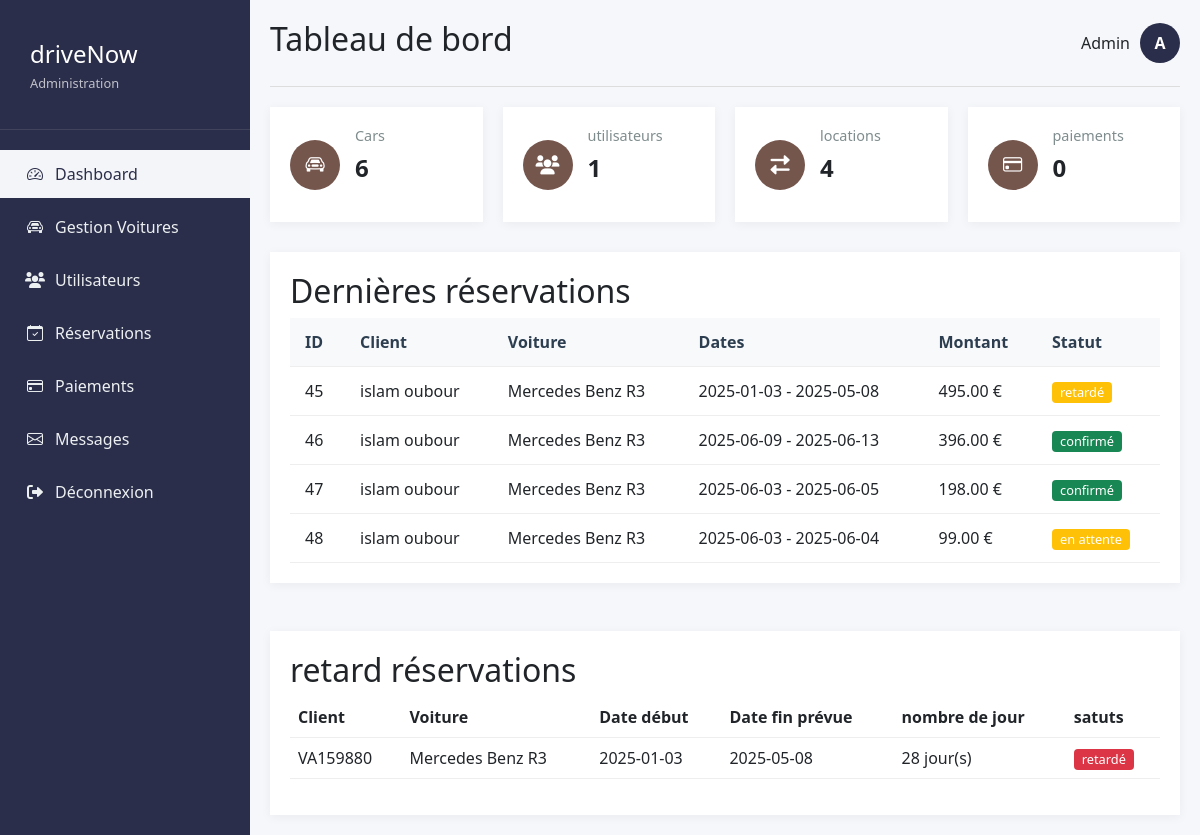
Screenshot of /index1.php with the database file from the repository.
### tables this page shows
CREATE TABLE `location` (
  `id_location` int(11) NOT NULL,
  `montant_total` decimal(10,2) DEFAULT NULL,
  `date_debut` date DEFAULT NULL,
  `date_fin` date DEFAULT NULL,
  `status` varchar(20) DEFAULT NULL,
  `numContrat` int(11) DEFAULT NULL,
  `Matricule` varchar(20) DEFAULT NULL,
  `cinutilisateur` varchar(20) DEFAULT NULL,
  `lieu_prise` varchar(50) DEFAULT NULL,
  `lieu_retour` varchar(50) DEFAULT NULL,
  `date_retour_reel` datetime DEFAULT NULL
);

CREATE TABLE `utilisateur` (
  `cinutilisateur` varchar(20) NOT NULL,
  `nomutilisateur` varchar(50) DEFAULT NULL,
  `prenomutilisateur` varchar(50) DEFAULT NULL,
  `adresseutilisateur` varchar(100) DEFAULT NULL,
  `villeutilisateur` varchar(50) DEFAULT NULL,
  `telutilisateur` varchar(20) DEFAULT NULL,
  `typeutilisateur` varchar(20) DEFAULT NULL,
  `loginutilisateur` varchar(50) DEFAULT NULL,
  `passwordutilisateur` varchar(50) DEFAULT NULL,
  `Roletilutilisateur` tinyint(20) DEFAULT NULL
);

CREATE TABLE `voiture` (
  `Matricule` varchar(20) NOT NULL,
  `couleur` varchar(30) DEFAULT NULL,
  `photo` varchar(255) DEFAULT NULL,
  `prix` decimal(10,2) DEFAULT NULL,
  `modele` varchar(50) DEFAULT NULL,
  `marque` varchar(50) DEFAULT NULL,
  `disponible` tinyint(1) DEFAULT NULL,
  `annee` int(11) DEFAULT NULL,
  `transmission` varchar(50) DEFAULT NULL,
  `kilometrage` varchar(20) DEFAULT NULL
);

### index1.php (the view, shortened to what this page needs)
<?php
require('connection_database.php');
$stats = [
    'voitures' => $connexion->query("SELECT COUNT(*) FROM voiture")->fetch_row()[0],
    'locations' => $connexion->query("SELECT COUNT(*) FROM location")->fetch_row()[0],
    'clients' => $connexion->query("SELECT COUNT(*) FROM utilisateur WHERE Roletilutilisateur=0")->fetch_row()[0],
    'paiements' => $connexion->query("SELECT COUNT(*) FROM paiement")->fetch_row()[0]
];
?>
<!DOCTYPE html>
<html lang="fr">
<head>
    <link rel="stylesheet" href="https://cdnjs.cloudflare.com/ajax/libs/font-awesome/6.0.0/css/all.min.css">
    <link href="https://cdn.jsdelivr.net/npm/bootstrap@5.3.0/dist/css/bootstrap.min.css" rel="stylesheet">
    <link rel="stylesheet" href="https://cdn.jsdelivr.net/npm/bootstrap-icons@1.10.0/font/bootstrap-icons.css">
</head>
<body>
    <div class="admin-container">
     <aside class="sidebar text-end">
        <div class="logo">
            <h1>driveNow</h1>
            <p>Administration</p>
        </div>
        <nav>
            <ul>
                <li class="active"><a href="index1.php"><i class="bi bi-speedometer2"></i> Dashboard</a></li>
                <li><a href="acceuil.php"><i class="bi bi-car-front"></i> Gestion Voitures</a></li>
                <li><a href="gestion_clients.php"><i class="fas fa-users"></i> Utilisateurs</a></li>
                <li><a href="reservations.php"><i class="bi bi-calendar-check"></i> Réservations</a></li>
                <li><a href="paiements.php"><i class="bi bi-credit-card"></i> Paiements</a></li>
                <li><a href="messages.php"><i class="bi bi-envelope"></i> Messages</a></li>
                <li><a href="deconnexion.php"><i class="fas fa-sign-out-alt"></i> Déconnexion</a></li>
            </ul>
        </nav>
    </aside>
        <main class="main-content">
            <header class="admin-header">
                <h2>Tableau de bord</h2>
                <div class="admin-profile">
                <?php if(isset($_SESSION['nom'])): ?>
                  <span><?=$_SESSION['prenom']." ".$_SESSION['nom']?></span>
                  <div class="avatar"><?= substr($_SESSION['prenom'], 0, 1)?></div>
                <?php else: ?>
                  <span>Admin</span>
                  <div class="avatar">A</div>
                <?php endif; ?>
              </div>
            </header>
            <div class="stats-grid">
                <div class="stat-card">
                    <div class="stat-icon blue">
                       <i class="bi bi-car-front"></i>
                    </div>
                    <div class="stat-info">
                        <h3>Cars</h3>
                        <p class="number"><?= $stats['voitures'] ?></p>
                    </div>
                </div>
                <div class="stat-card">
                    <div class="stat-icon green">
                        <i class="fas fa-users"></i>
                    </div>
                    <div class="stat-info">
                        <h3>utilisateurs</h3>
                        <p class="number"><?= $stats['clients'] ?></p>
                    </div>
                </div>
                <div class="stat-card">
                    <div class="stat-icon orange">
                        <i class="fas fa-exchange-alt"></i>
                    </div>
                    <div class="stat-info">
                        <h3>locations</h3>
                        <p class="number"><?= $stats['locations'] ?></p>
                    </div>
                </div>
                <div class="stat-card">
                    <div class="stat-icon red">
                      <i class="bi bi-credit-card"></i>
                    </div>
                    <div class="stat-info">
                        <h3>paiements</h3>
                        <p class="number"><?= $stats['paiements'] ?></p>
                    </div>
                </div>
            </div>
                <div class="recent-activity">
                    <div class="card-header">
                        <h2>Dernières réservations</h2>
                    </div>
                        <table>
                            <thead>
                                <tr>
                                    <th>ID</th>
                                    <th>Client</th>
                                    <th>Voiture</th>
                                    <th>Dates</th>
                                    <th>Montant</th>
                                    <th>Statut</th>
                                </tr>
                            </thead>
                            <tbody>
                                <?php
                               $sql = "SELECT *
                                        FROM location
                                        JOIN utilisateur ON location.cinutilisateur = utilisateur.cinutilisateur
                                        JOIN voiture ON location.Matricule = voiture.Matricule";
                                $resultat = $connexion->query($sql);
                                if ($resultat && $resultat->num_rows > 0) {
                                    while ($res = $resultat->fetch_assoc()) {
                                        echo "<tr>
                                                <td>{$res['id_location']}</td>
                                                <td>{$res['prenomutilisateur']} {$res['nomutilisateur']}</td>
                                                <td>{$res['marque']} {$res['modele']}</td>
                                                <td>{$res['date_debut']} - {$res['date_fin']}</td>
                                                <td>{$res['montant_total']} €</td>
                                                <td><span class='badge bg-" .
                                                    ($res['status'] == 'confirmé' ? 'success' : 'warning') . "'>
                                                    {$res['status']}
                                                </span></td>
                                            </tr>";
                                    }
                                } else {
                                    echo "<tr><td colspan='6'>Aucune réservation trouvée.</td></tr>";
                                }
                                ?>
                            </tbody>
                        </table>
                    </div>
                    <div class="recent-activity mt-5">
                    <div class="card-header">
                        <h2>retard réservations</h2>
                    </div>
                    <?php
                    $sql = "SELECT *
                            FROM location l
                            JOIN voiture v ON l.Matricule = v.Matricule
                            JOIN utilisateur u ON l.cinutilisateur = u.cinutilisateur
                            WHERE l.status = 'retardé'";
                    $result = $connexion->query($sql);
                    ?>
                    <table class="table">
                        <thead>
                            <tr>
                                <th>Client</th>
                                <th>Voiture</th>
                                <th>Date début</th>
                                <th>Date fin prévue</th>
                                <th>nombre de jour</th>
                                <th>satuts</th>
                            </tr>
                        </thead>
                        <tbody>
                        <?php while ($row = $result->fetch_assoc()): ?>
                            <tr>
                                <td><?= $row['cinutilisateur'] ?></td>
                                <td><?= htmlspecialchars($row['marque']) . ' ' . htmlspecialchars($row['modele']) ?></td>
                                <td><?= $row['date_debut'] ?></td>
                                <td><?= $row['date_fin'] ?></td>
                                <td>
                                <?php
                                    $date_fin = strtotime($row['date_fin']);
                                    $now = time();
                                    if ($now > $date_fin) {
                                        $diff_seconds = $now - $date_fin;
                                        $diff_days = floor($diff_seconds / (60 * 60 * 24));
                                        echo $diff_days . " jour(s)";
                                    } else {
                                        echo "0 jour";
                                    }
                                ?>
                                </td>
                                <td>
                                   <span class='badge bg-danger'>
                                                    <?= $row['status'] ?>
                                   </span>
                                </td>
                            </tr>
                        <?php endwhile; ?>
                        </tbody>
                    </table>
                 </div>
        </main>
    </div>
</body>
</html>

### index1.php (style rules this page uses)
* { margin: 0; padding: 0; box-sizing: border-box; font-family: 'Segoe UI', Tahoma, Geneva, Verdana, sans-serif; }
.admin-container { display: flex; min-height: 100vh; background-color: #f5f7fa; }
.sidebar { width: 250px !important; background-color: #2B2E4A !important; color: white !important; padding: 20px 0 !important; }
.sidebar .logo { text-align: left !important; padding: 20px !important; border-bottom: 1px solid rgba(255, 255, 255, 0.1) !important; }
.sidebar .logo h1 { font-size: 1.5rem !important; margin-bottom: 5px !important; color: white !important; padding-left: 10px !important; }
.sidebar .logo p { font-size: 0.8rem !important; color: rgba(255, 255, 255, 0.7) !important; padding-left: 10px !important; }
.sidebar nav ul { list-style: none !important; margin-top: 20px !important; padding-left: 0 !important; }
.sidebar nav ul li { margin: 5px 0 !important; }
.sidebar nav ul li a { display: flex !important; align-items: center !important; padding: 12px 20px 12px 25px !important; color: #ecf0f1 !important; text-decoration: none !important; transition: all 0.3s !important; background-color: transparent !important; border: none !important; }
.sidebar nav ul li a i { margin-right: 10px !important; width: 20px !important; text-align: center !important; }
.sidebar nav ul li.active a { background-color: #F4F5F8 !important; color: #2B2E4A !important; }
.main-content { flex: 1; padding: 20px; }
.admin-header { display: flex; justify-content: space-between; align-items: center; margin-bottom: 20px; padding-bottom: 20px; border-bottom: 1px solid #ddd; }
.admin-profile { display: flex; align-items: center; }
.admin-profile span { margin-right: 10px; }
.avatar { width: 40px; height: 40px; background-color: #2B2E4A; color: white; border-radius: 50%; display: flex; align-items: center; justify-content: center; font-weight: bold; }
.stats-grid { display: grid; grid-template-columns: repeat(auto-fit, minmax(200px, 1fr)); gap: 20px; margin-bottom: 30px; }
.stat-card { background-color: white; padding: 20px; display: flex; align-items: center; box-shadow: 0 2px 10px rgba(0,0,0,0.05); }
.stat-icon { width: 50px; height: 50px; border-radius: 50%; display: flex; align-items: center; justify-content: center; margin-right: 15px; color: white; font-size: 1.2rem; }
.stat-icon.blue { background-color: #75564d; }
.stat-icon.green { background-color: #75564d; }
.stat-icon.orange { background-color: #75564d; }
.stat-icon.red { background-color : #75564d; }
.stat-info h3 { font-size: 0.9rem; color: #7f8c8d; margin-bottom: 5px; }
.stat-info .number { font-size: 1.5rem; font-weight: bold; }
.recent-activity { background-color: white; padding: 20px; box-shadow: 0 2px 10px rgba(0,0,0,0.05); }
table { width: 100%; border-collapse: collapse; }
table th, table td { padding: 12px 15px; text-align: left; border-bottom: 1px solid #eee; }
table th { background-color: #f8f9fa; font-weight: 600; color: #2c3e50; }
.badge { padding: 4px 8px; border-radius: 4px; font-size: 0.8rem; font-weight: 500; }

### rows the page displays
location: id_location "45", cinutilisateur.prenomutilisateur "islam", cinutilisateur.nomutilisateur "oubour", Matricule.marque "Mercedes Benz", Matricule.modele "R3", date_debut "2025-01-03", date_fin "2025-05-08", montant_total "495.00", status "retardé", cinutilisateur.cinutilisateur "VA159880"
location: id_location "46", cinutilisateur.prenomutilisateur "islam", cinutilisateur.nomutilisateur "oubour", Matricule.marque "Mercedes Benz", Matricule.modele "R3", date_debut "2025-06-09", date_fin "2025-06-13", montant_total "396.00", status "confirmé"
location: id_location "47", cinutilisateur.prenomutilisateur "islam", cinutilisateur.nomutilisateur "oubour", Matricule.marque "Mercedes Benz", Matricule.modele "R3", date_debut "2025-06-03", date_fin "2025-06-05", montant_total "198.00", status "confirmé"
location: id_location "48", cinutilisateur.prenomutilisateur "islam", cinutilisateur.nomutilisateur "oubour", Matricule.marque "Mercedes Benz", Matricule.modele "R3", date_debut "2025-06-03", date_fin "2025-06-04", montant_total "99.00", status "en attente"

### other values shown
$stats['voitures'] "6"
$stats['clients'] "1"
$stats['locations'] "4"
$stats['paiements'] "0"
